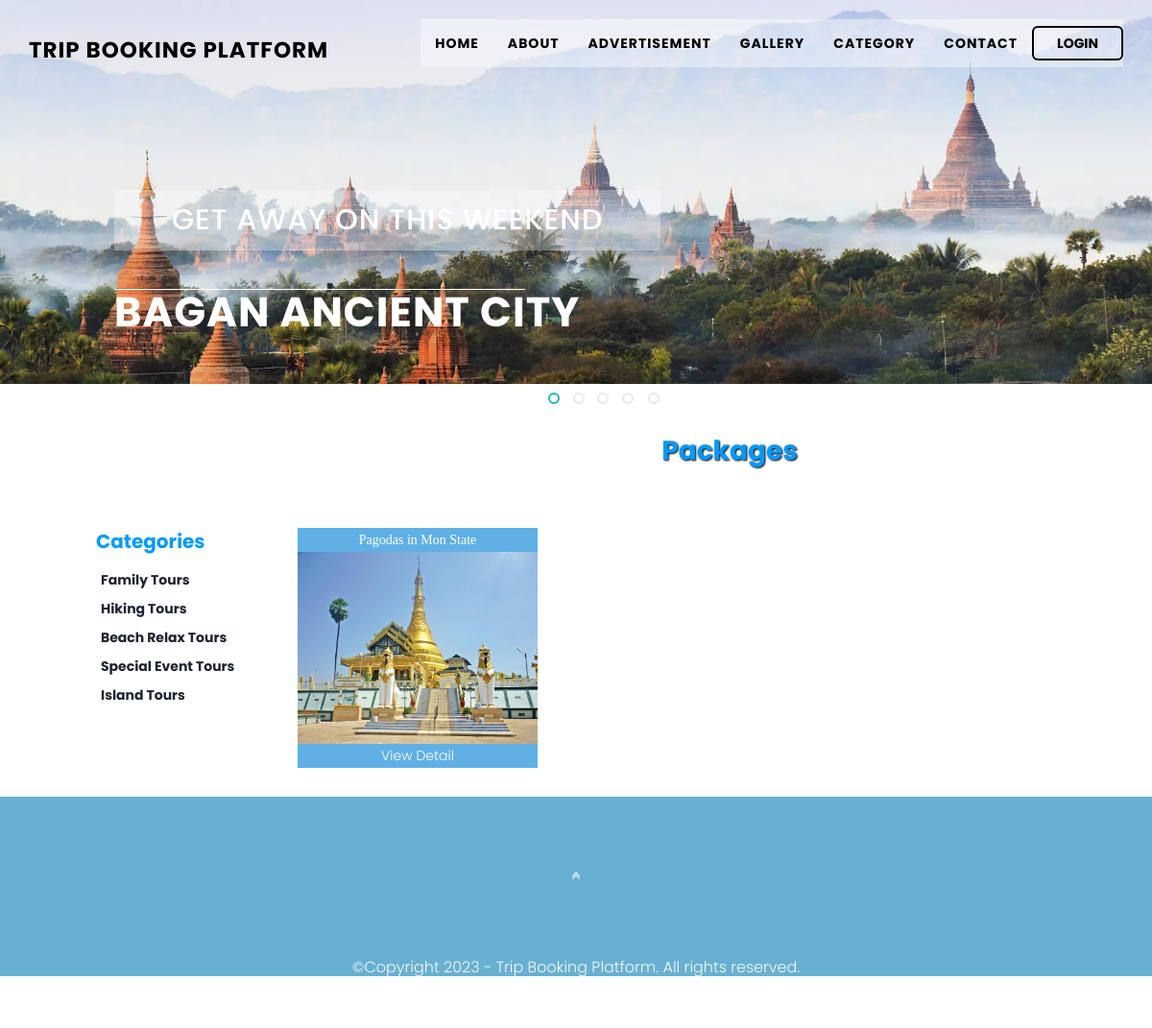
The app's page /package.php?subcatid=12 with its own data.
### tables this page shows
CREATE TABLE `category` (
  `CategoryId` int(10) NOT NULL,
  `CategoryName` varchar(50) NOT NULL
);

CREATE TABLE `package` (
  `PackageId` int(10) NOT NULL,
  `PackageName` varchar(150) NOT NULL,
  `CategoryId` int(15) NOT NULL,
  `SubCatId` int(15) NOT NULL,
  `PackagePrice` bigint(200) NOT NULL,
  `Picture1` varchar(1000) NOT NULL,
  `Picture2` varchar(1000) NOT NULL,
  `Picture3` varchar(1000) NOT NULL,
  `Detail` varchar(4000) NOT NULL,
  `NoOfDay` int(15) NOT NULL
);

### package.php (the view, shortened to what this page needs)
<!DOCTYPE html>
<html lang="en">
<head>
    <link href="css/bootstrap.min.css" rel="stylesheet" type="text/css">
    <link href="font-awesome/css/font-awesome.min.css" rel="stylesheet" type="text/css">
   <link href="css/animate.css" rel="stylesheet" />
    <link href="css/style.css" rel="stylesheet">
    <link href="color/default.css" rel="stylesheet">
</head>
<body id="page-top" data-spy="scroll" data-target=".navbar-custom">
<?php
include('function.php');
?>
<nav class="navbar navbar-custom navbar-fixed-top" role="navigation">
    <div class="container">
    <?php
        include('header.php');
    ?>
    </div>
</nav>
<?php include('slider.php'); ?>
<div style="height:50px"></div>
<div style="width:1000px; margin:auto" >
<div style="width:200px; float:left">
<table cellpadding="0" cellspacing="0" width="1000px">
<tr>
    <td style="font-family:Lucida Calligraphy; font-size:20px; color:#09F; padding-bottom:10px;"><b>Categories<br/></b></td>
</tr><br/><br/><br/><br/><br/>
<?php
$s="select * from category";
$result=mysqli_query($cn,$s);
while($data=mysqli_fetch_array($result))
{
		echo "<tr><td style=' padding:5px;'><b><a href='subcat.php?catid=$data[0]'>$data[1]</a></b></td></tr><tr></tr>";
}
?>
</table>
</div>
<div style="width:800px; float:left; padding-bottom:20px">
        <table cellpadding="0px" cellspacing="0" width="1000px">
            <tr>
                <td class="headingText">Packages</td>
            </tr>
            <tr>
                <td class="paraText" width="900px">
                    <table cellpadding="0" cellspacing="0" width="900px">
<table cellpadding="0" cellspacing="0" width="900px">
<?php
$s="select * from package where package.SubCatId='" . $_GET["subcatid"] ."'";
$result=mysqli_query($cn,$s);
$n=0;
while($data=mysqli_fetch_array($result))
{
	if($n%3==0)
	{
	?>
<tr>
<?php
	}?>
                        <td>
                            <table border="0" width="100px" bordercolor="#FF6666">
                                <tr>
                                    <td align="center" style="background-color:#60B0E6; font-family:Lucida Calligraphy; color:#FFF"><?php echo $data[1];?> </td>
                                </tr>
                                <tr>
                                    <td class="image"><img src="Admin/packimages/<?php echo $data[5];?>" width="250px" height="200px" /></td>
                                </tr><br/><br/>
                                <tr>
                                    <td align="center" style="background-color:#60B0E6; font-family:Lucida Calligraphy"><a href="detail.php?pid=<?php echo $data[0]; ?>"><font color="#FFFFFF">View Detail</font></a></td>
                                </tr>
                            </table>
                        </td>
<?php
$n=$n+1;
}
?>
                </table>
              </td>
          </tr>
     </table>
</div>
</div>
<footer>
        <div class="container">
            <div class="row">
                <div class="col-md-12 col-lg-12">
                    <div class="wow shake" data-wow-delay="0.4s">
                    <div class="page-scroll marginbot-30">
                        <a href="#intro" id="totop" class="btn btn-circle">
                            <i class="fa fa-angle-double-up animated"></i>
                        </a>
                    </div>
                    </div>
                    <p>&copy;Copyright 2023 - Trip Booking Platform. All rights reserved.</p>
                </div>
            </div>
        </div>
    </footer>
</body>
</html>

### css/style.css (style rules this page uses)
body { width: 100%; height: 100%; font-family: 'Lato',sans-serif; font-weight: 300; color: #666; background-color: #fff; }
html { width: 100%; height: 100%; }
p { margin: 0 0 20px; font-size: 16px; line-height: 1.6em; }
a { color: #28c3ab; -webkit-transition: all .2s ease-in-out; -moz-transition: all .2s ease-in-out; transition: all .2s ease-in-out; }
.navbar { margin-bottom: 0; border-bottom: 1px solid rgba(255,255,255,.3); }
.marginbot-30 { margin-bottom:30px !important; }
footer { text-align: center; padding: 50px 0 ; }
footer p { color: #f8f8f8; }
.btn { border-radius: 0; text-transform: uppercase; font-family: Montserrat,sans-serif; font-weight: 400; -webkit-transition: all .3s ease-in-out; -moz-transition: all .3s ease-in-out; transition: all .3s ease-in-out; }
.btn-circle { width: 70px; height: 70px; margin-top: 15px; padding: 7px 16px; border: 2px solid #fff; border-radius: 50%; font-size: 40px; color: #fff; background: 0 0; -webkit-transition: background .3s ease-in-out; -moz-transition: background .3s ease-in-out; transition: background .3s ease-in-out; }
.page-scroll .btn-circle i.animated { -webkit-transition-property: -webkit-transform; -webkit-transition-duration: 1s; -moz-transition-property: -moz-transform; -moz-transition-duration: 1s; }
@media (min-width:767px) { .navbar { padding: 20px 0; border-bottom: 0; letter-spacing: 1px; background: 0 0; -webkit-transition: background .5s ease-in-out,padding .5s ease-in-out; -moz-transition: background .5s ease-in-out,padding .5s ease-in-out; transition: background .5s ease-in-out,padding .5s ease-in-out; } }
.container:after { content: "\0020"; display: block; height: 0; clear: both; visibility: hidden; }
.clearfix:before, .clearfix:after, .row:before, .row:after { content: '\0020'; display: block; overflow: hidden; visibility: hidden; width: 0; height: 0; }
.row:after, .clearfix:after { clear: both; }
.row, .clearfix { zoom: 1; }

### color/default.css (style rules this page uses)
a,.tp-caption a.btn:hover { color: #67b0d1; }
footer { background-color: #67b0d1; }

### style.css (style rules this page uses)
* { margin: 0; padding: 0; box-sizing: border-box; font-family: "Poppins", sans-serif; }
a { text-decoration: none; }

### category/stylecss.css (style rules this page uses)
.headingText { font-size:38px; color:#09F; margin:5px; font-weight:bold; text-shadow:1px 1px 2px black;; text-align:center; }
.paraText { line-height:25px; padding:10px; text-align:justify; }
.image { border:#03F; border-image:fill; }

### category/style.css (style rules this page uses)
.headingText { font-size:28px; color:#09F; margin:5px; font-weight:bold; text-shadow:1px 1px 2px black;; text-align:center; }
.paraText { line-height:25px; padding:10px; text-align:justify; }
.image { border:#03F; border:thick:#9C0; }
body { margin:0; padding:0; font-family: 'Lato', sans-serif; -webkit-appearance:none; }
body a { transition:0.5s all; -webkit-transition:0.5s all; -moz-transition:0.5s all; -o-transition:0.5s all; -ms-transition:0.5s all; }
p { margin:0; }
.container:after { content: "\0020"; display: block; height: 0; clear: both; visibility: hidden; }
.clearfix:before, .clearfix:after, .row:before, .row:after { content: '\0020'; display: block; overflow: hidden; visibility: hidden; width: 0; height: 0; }
.row:after, .clearfix:after { clear: both; }
.row, .clearfix { zoom: 1; }

### records on screen
category: CategoryName "Family Tours"
category: CategoryName "Hiking Tours"
category: CategoryName "Beach Relax Tours"
category: CategoryName "Special Event Tours"
category: CategoryName "Island Tours"
package: PackageName "Pagodas in Mon State", Picture1 (picture)
